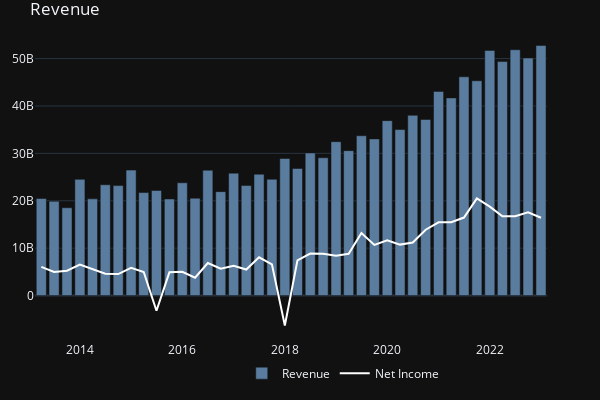
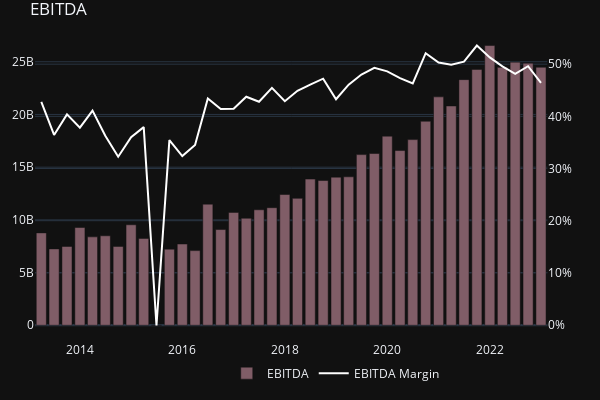
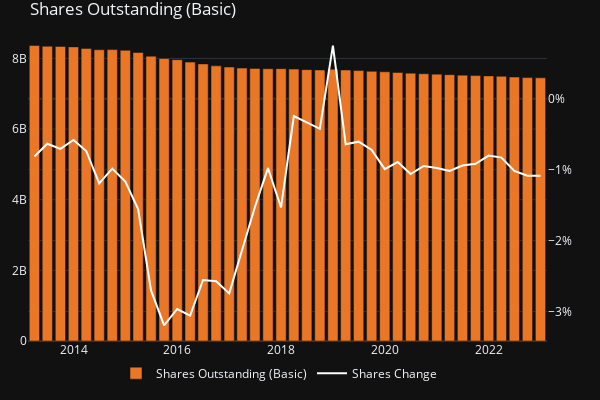
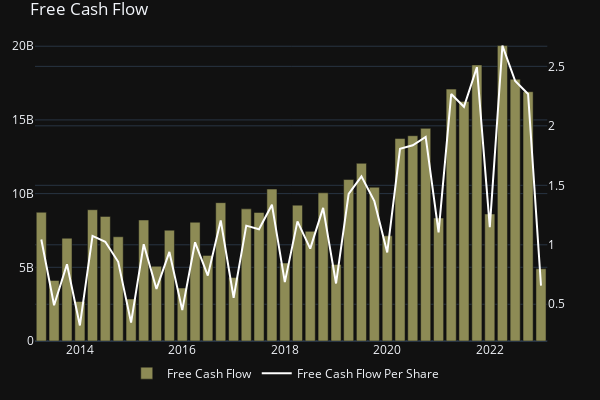

The notebook cell these images were saved under, in order:
### Code cell
revenue_plot = create_plot_bar_line(
    income_statement, "Revenue", "Net Income", secondary_y=False # Cost of Revenue
)  
ebitda_plot = create_plot_bar_line(
    income_statement, "EBITDA", "EBITDA Margin", y2perc=True, bar_color="#805d67"
)
shares_plot = create_plot_bar_line(
    income_statement,
    "Shares Outstanding (Basic)",
    "Shares Change",
    y2perc=True,
    bar_color="#ea7726",
)
fcf_plot = create_plot_bar_line(
    income_statement, "Free Cash Flow", "Free Cash Flow Per Share", bar_color="#8d8b55"
)
profit_plot = create_plot_bar_line(
    income_statement,
    "Gross Profit",
    "Operating Expenses",
    secondary_y=False,
    bar_color="#7c459c",
)
dividends_plot = create_plot_bar_line(
    income_statement,
    "Dividend Per Share",
    "Dividend Growth",
    y2perc=True,
    bar_color="#03c03c",
)
margins_plot = create_line_plot(
    income_statement,
    y=["Gross Margin", "Operating Margin", "Profit Margin", "Free Cash Flow Margin"],
    title="Margins",
)
ema_plot = create_ema_plot([STOCK], emas=[10, 20, 30, 40, 50])

# eps_plot = create_plot_bar_line(income_statements, 'EPS (Basic)', 'EPS Growth', y2perc=True, bar_color='#7eb37a')
# dividends_full_history = create_plot_bar_line(div_history_df, 'amount', 'adjusted_amount', title='Full dividend history', bar_color='#03c03c')
